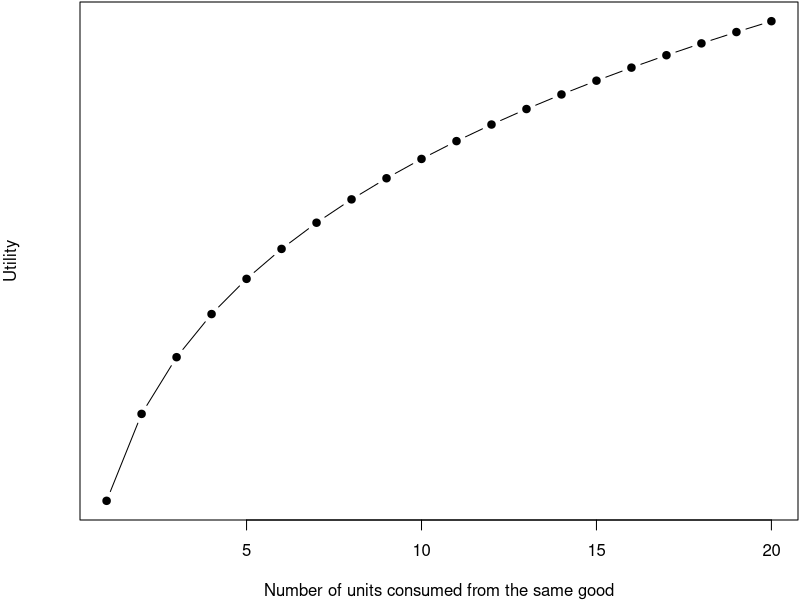

Write R code to recreate this figure. (Note: this script raises an error after producing the figure.)
## ---- chunk 1
par(mar = c(4, 4, 0.1, 0.1))
x <- seq(1, 20, 1)
y <- x^(0.2)
plot(x, y, pch = 19, type = "b", xlab="Number of units consumed from the same good", ylab="Utility", yaxt='n')
## ---- chunk 2
knitr::include_graphics("./figures/popper.jpeg")
## ---- chunk 3
knitr::include_graphics("./figures/version.jpeg")
